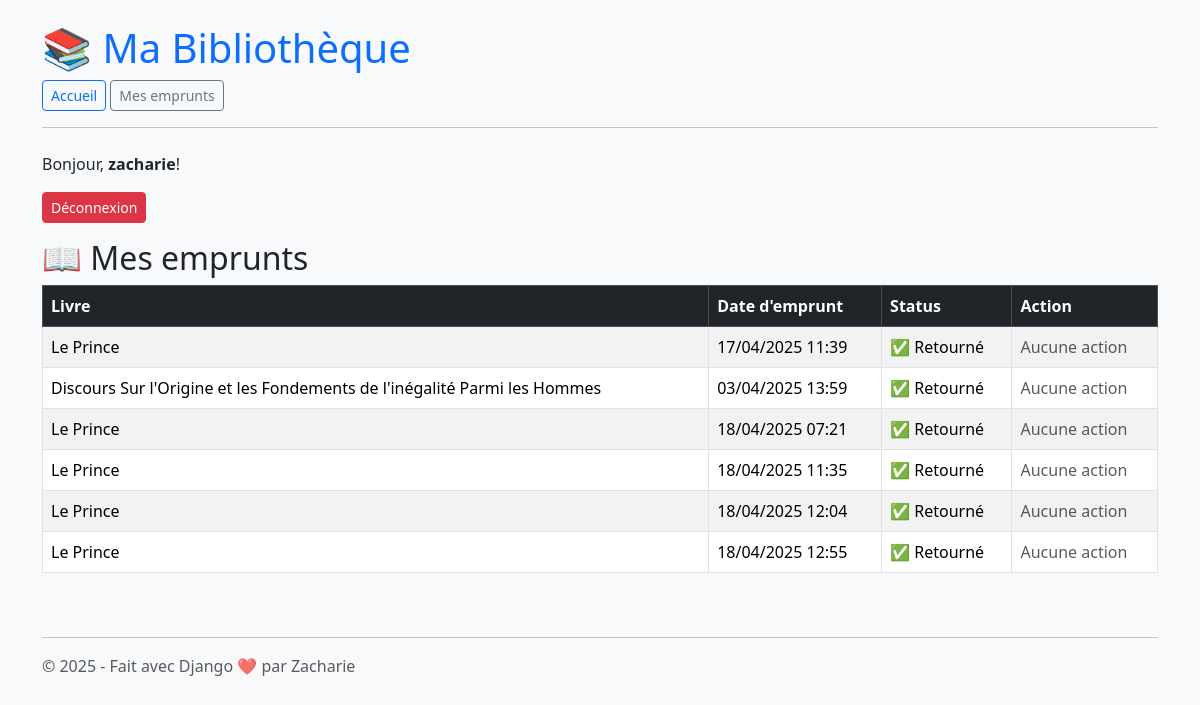
Screenshot of /emprunts/ (signed in) with the database file from the repository.
### core/models.py (models this page shows, shortened)
class Emprunt(models.Model):
    utilisateur = models.ForeignKey(User, on_delete=models.CASCADE)
    livre = models.ForeignKey(Livre, on_delete=models.CASCADE)
    date_emprunt = models.DateTimeField(default=timezone.now)
    date_retour = models.DateTimeField(null=True, blank=True)
    @property
    def est_retourne(self):
        return self.date_retour is not None

class Livre(models.Model):
    titre = models.CharField(max_length=255)
    auteur = models.ForeignKey(Auteur, on_delete=models.CASCADE)
    categorie = models.ForeignKey(Categorie, on_delete=models.SET_NULL, null=True)
    date_publication = models.DateField()
    copies_disponibles = models.PositiveIntegerField(default=1)

### core/views.py (the view)
# urls.py: path('emprunts/', views.liste_emprunts, name='liste-emprunts'),
@login_required
def liste_emprunts(request):
    emprunts = Emprunt.objects.filter(utilisateur=request.user)
    return render(request, 'core/liste_emprunts.html', {'emprunts': emprunts})

### core/templates/core/liste_emprunts.html
{% extends 'base.html' %}
{% block content %}
  <h2>📖 Mes emprunts</h2>
  <div class="table-responsive">
    <table class="table table-bordered table-hover table-striped">
      <thead class="table-dark">
        <tr>
          <th>Livre</th>
          <th>Date d'emprunt</th>
          <th>Status</th>
          <th>Action</th>
        </tr>
      </thead>
      <tbody>
        {% for emprunt in emprunts %}
        <tr>
          <td>{{ emprunt.livre.titre }}</td>
          <td>{{ emprunt.date_emprunt|date:"d/m/Y H:i" }}</td>
          <td>
            {% if emprunt.est_retourne %}
              ✅ Retourné
            {% else %}
              📚 Emprunté
            {% endif %}
          </td>
          <td>
            {% if not emprunt.est_retourne %}
              <form method="post" action="{% url 'retourner-livre' emprunt.id %}" style="display:inline;">
                {% csrf_token %}
                <button type="submit" class="btn btn-warning btn-sm">Retourner</button>
              </form>
            {% else %}
              <span class="text-muted">Aucune action</span>
            {% endif %}
          </td>
        </tr>
        {% empty %}
        <tr>
          <td colspan="4">Aucun emprunt en cours.</td>
        </tr>
        {% endfor %}
      </tbody>
    </table>
  </div>
{% endblock %}

### core/templates/base.html (shortened to what this page needs)
<!DOCTYPE html>
<html lang="fr">
<head>
    <link href="https://cdn.jsdelivr.net/npm/bootstrap@5.3.3/dist/css/bootstrap.min.css" rel="stylesheet">
</head>
<body class="bg-light">
    <div class="container my-4">
        <header class="mb-4">
            <h1 class="text-primary">📚 Ma Bibliothèque</h1>
            <nav class="mb-3">
                <a class="btn btn-outline-primary btn-sm" href="{% url 'liste_livre' %}">Accueil</a>
                <a class="btn btn-outline-secondary btn-sm" href="{% url 'liste-emprunts' %}">Mes emprunts</a>
            </nav>
            <hr>
        </header>
        {% if user.is_authenticated %}
            <p>Bonjour, <strong>{{ user.username }}</strong>!
                <form method="post" action="{% url 'logout' %}" style="display:inline;">
                    <button type="submit" class="btn btn-sm btn-danger">Déconnexion</button>
                </form>
            </p>
        {% else %}
            <p><a class="btn btn-primary btn-sm" href="{% url 'login' %}">Connexion</a></p>
        {% endif %}
        {% block content %}{% endblock %}
        <footer class="mt-5">
            <hr>
            <p class="text-muted">© 2025 - Fait avec Django ❤️ par Zacharie</p>
        </footer>
    </div>
</body>
</html>

### rows the page displays
Emprunt: livre.titre "Le Prince", date_emprunt "17/04/2025 11:39", shows "✅ Retourné", shows "Aucune action"
Emprunt: livre.titre "Discours Sur l'Origine et les Fondements de l'inégalité Parmi les Hommes", date_emprunt "03/04/2025 13:59", shows "✅ Retourné", shows "Aucune action"
Emprunt: livre.titre "Le Prince", date_emprunt "18/04/2025 07:21", shows "✅ Retourné", shows "Aucune action"
Emprunt: livre.titre "Le Prince", date_emprunt "18/04/2025 11:35", shows "✅ Retourné", shows "Aucune action"
Emprunt: livre.titre "Le Prince", date_emprunt "18/04/2025 12:04", shows "✅ Retourné", shows "Aucune action"
Emprunt: livre.titre "Le Prince", date_emprunt "18/04/2025 12:55", shows "✅ Retourné", shows "Aucune action"

### other values shown
{{ user.username }} "zacharie"
